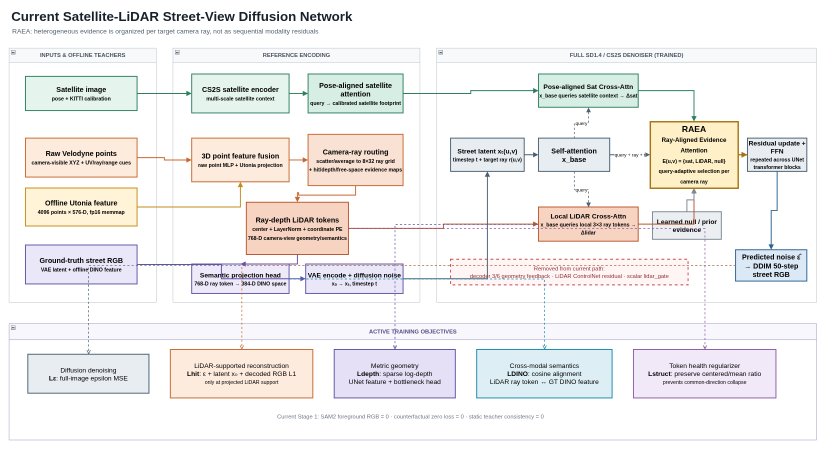
#> input picture phd_proposal/stage_reports/20260717_sat_lidar_raea/assets/current_network.png, 1653 x 903 px (shown at 1/2 size)
$ python assemble_panel_video.py --panel-dir ../phd_proposal/stage_reports/20260717_sat_lidar_raea/assets --out-video out.avi
#> lines starting #> are read from the running program, lines starting #| are printed output that depends on the picture
"""Assemble inference panels into an mp4 video with cv2.

Usage:
  python tools/assemble_panel_video.py --panel-dir <dir>/panels --out-video <dir>/seq.mp4 --fps 10
"""
import argparse
from pathlib import Path

import cv2
import numpy as np


def main():
    p = argparse.ArgumentParser()
    p.add_argument("--panel-dir", required=True)
    p.add_argument("--out-video", required=True)
    p.add_argument("--fps", type=float, default=10.0)
    p.add_argument("--width", type=int, default=1152, help="output video width")
    args = p.parse_args()

    panels = sorted(Path(args.panel_dir).glob("*.png"))
    assert panels, f"no panels in {args.panel_dir}"
    print(f"{len(panels)} panels, e.g. {panels[0].name}")

    first = cv2.imread(str(panels[0]))
#> first is the input picture: shape (903, 1653, 3); mean B, G, R 238.4, 238.9, 240.5
    h, w = first.shape[:2]
#> h = 903; w = 1653
    scale = args.width / w
#> scale = 0.697
    out_w, out_h = args.width, int(round(h * scale / 2) * 2)
#> out_w = 1152; out_h = 630
    writer = cv2.VideoWriter(args.out_video, cv2.VideoWriter_fourcc(*"mp4v"), args.fps, (out_w, out_h))
    for path in panels:
        img = cv2.imread(str(path))
        if img is None:
            print(f"skip unreadable {path}")
            continue
        img = cv2.resize(img, (out_w, out_h), interpolation=cv2.INTER_AREA)
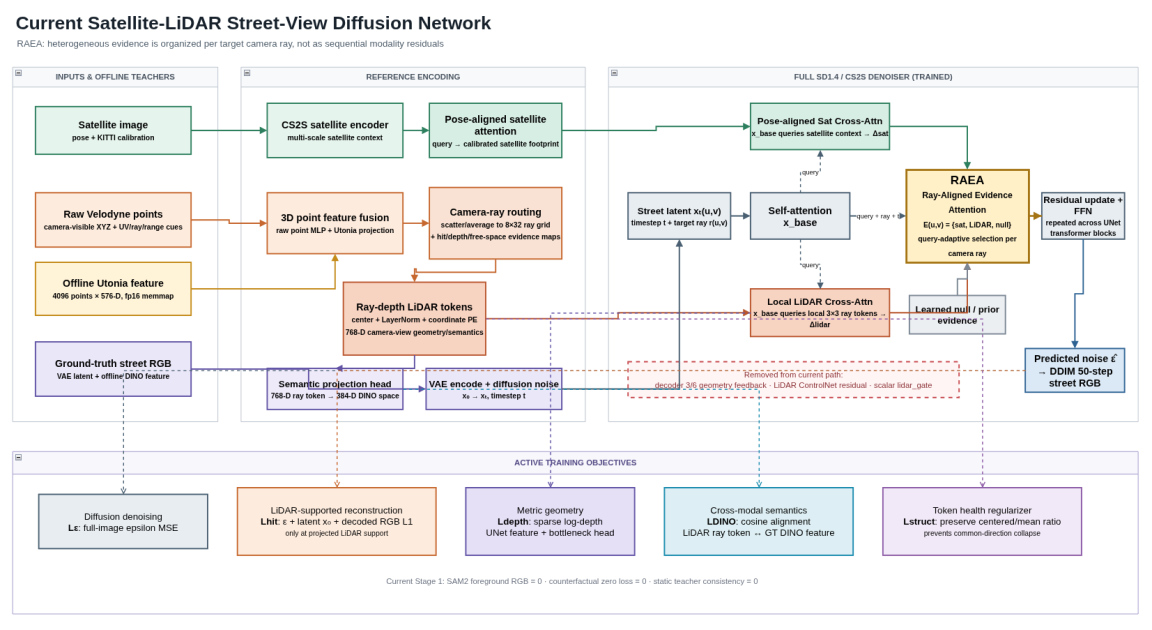
#> img: shape (630, 1152, 3); mean B, G, R 238.4, 238.9, 240.5
        writer.write(img)
#> pass 2 of the loop in main, `for path in panels:`:
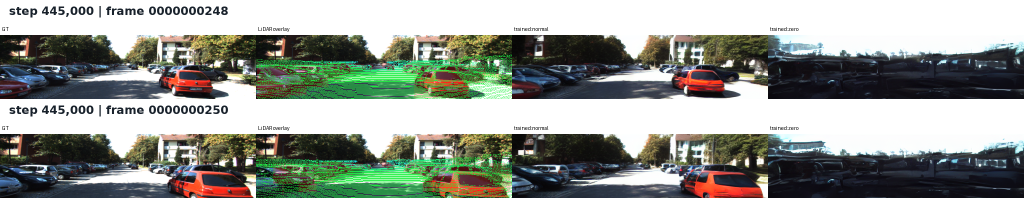
#> input picture phd_proposal/stage_reports/20260717_sat_lidar_raea/assets/effect_latest_two_frames.png, 2048 x 396 px (shown at 1/2 size)
#> in main, img is the input picture: shape (396, 2048, 3); mean B, G, R 144.6, 151.6, 147.1
#> in main, `img = cv2.resize(img, (out_w, out_h), interpolation=cv2.INTER_AREA)`:
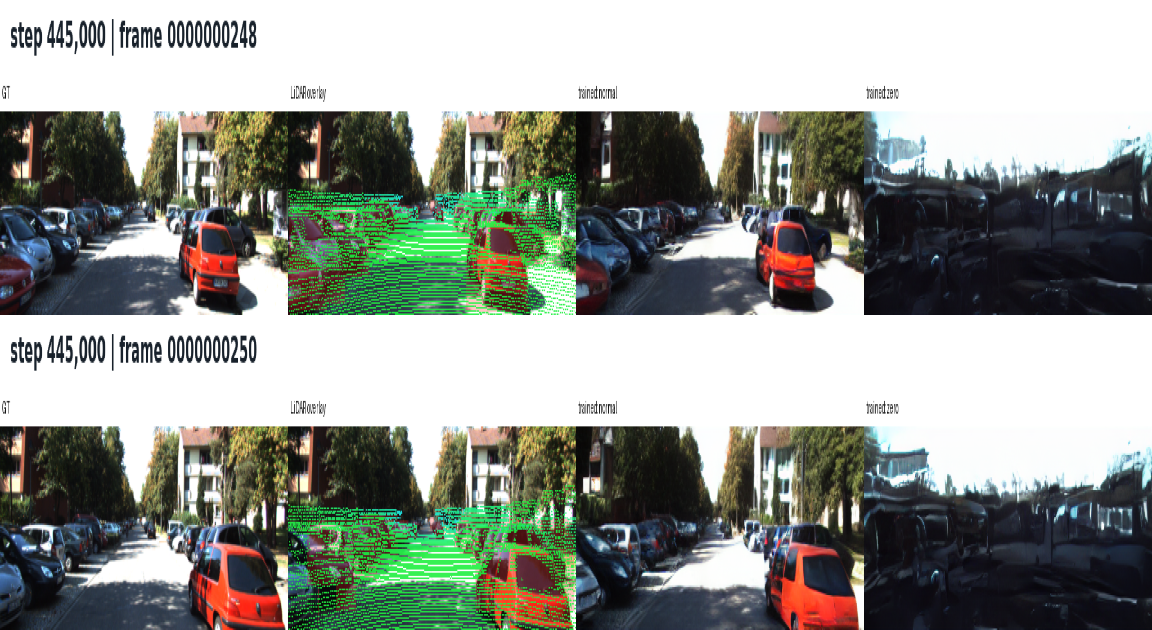
#> img: shape (630, 1152, 3); mean B, G, R 144.6, 151.6, 147.1
#> pass 3 of the loop in main, `for path in panels:`:
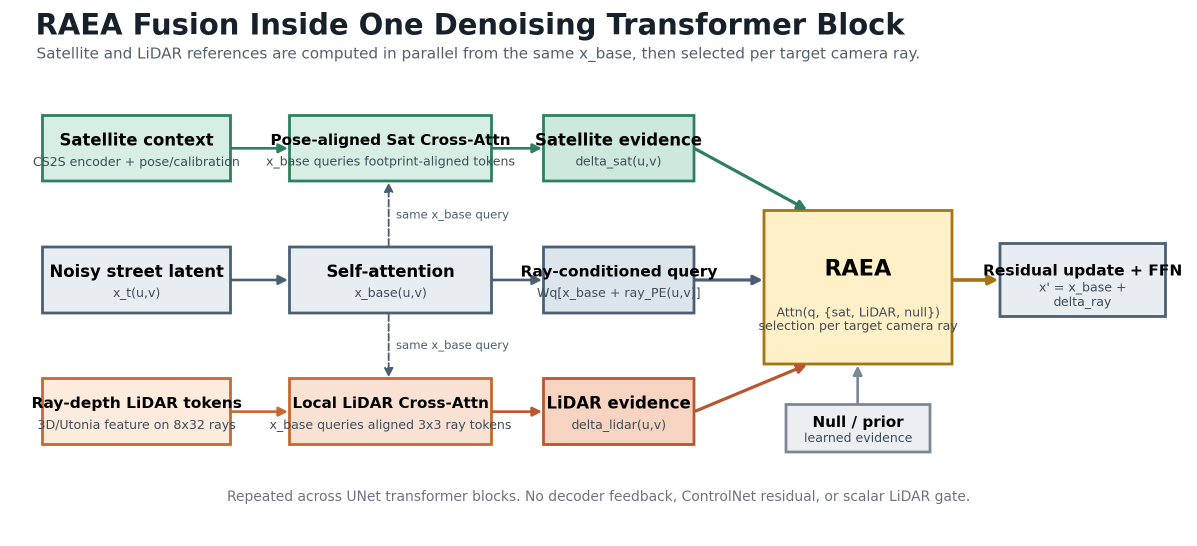
#> input picture phd_proposal/stage_reports/20260717_sat_lidar_raea/assets/raea_fusion_detail.png, 2394 x 1091 px (shown at 1/2 size)
#> in main, img is the input picture: shape (1091, 2394, 3); mean B, G, R 234.5, 237.4, 237.4
#> in main, `img = cv2.resize(img, (out_w, out_h), interpolation=cv2.INTER_AREA)`:
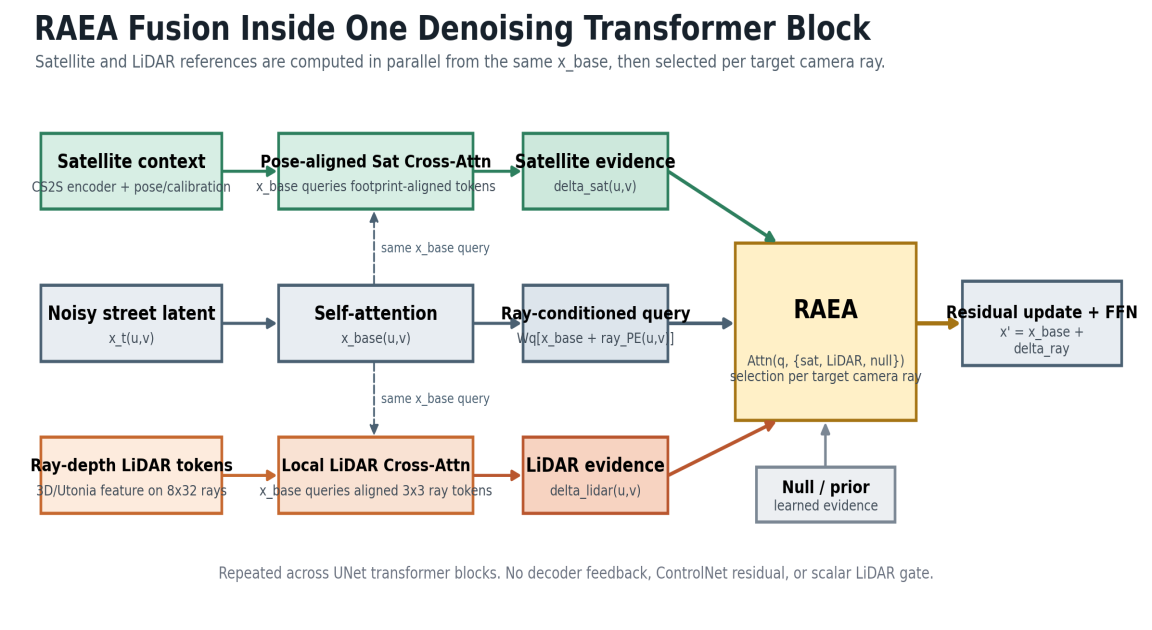
#> img: shape (630, 1152, 3); mean B, G, R 234.5, 237.4, 237.4
#> the loop made 4 passes; the first 3 are shown
    writer.release()
    print(f"wrote {args.out_video} ({len(panels)} frames @ {args.fps} fps = {len(panels)/args.fps:.1f}s)")


if __name__ == "__main__":
    main()
